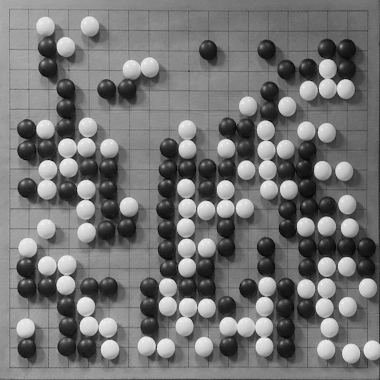
#> input picture warped/w_IMG_0707.png, 380 x 380 px
$ jupyter execute StoneClassifierDataPrep.ipynb
#> lines starting #> are read from the running program, lines starting #| are printed output that depends on the picture
[cell 1]
import os
import numpy as np
from matplotlib import pyplot as plt
import cv2
import xml.etree.ElementTree as ET

[cell 2]
TARGET_RES = 380 # 19x20

[cell 3]
def warp_to_gray_and_equalize(img, rect):
    gray = cv2.cvtColor(img, cv2.COLOR_BGR2GRAY)
    rows, cols = gray.shape
    assert (rows >= TARGET_RES and cols >= TARGET_RES), "input res too low"
    target_corners = np.float32([[0, 0], [TARGET_RES, 0],
                                [TARGET_RES, TARGET_RES], [0, TARGET_RES]])
    M = cv2.getPerspectiveTransform(rect, target_corners)

    #actual transform, result is already cropped by process:
    warped = cv2.warpPerspective(gray, M, (TARGET_RES, TARGET_RES))
    #adaptive histogram equalization:
    clahe = cv2.createCLAHE(clipLimit=2.0, tileGridSize=(8, 8))
    return warped

[cell 4]
def warp_labeled():
    for file in os.listdir('./images/'):
        #print(file)
        img = cv2.imread('./images/'+file)
        points = {}
        tree = ET.parse('labels/'+file.rstrip('png')+'xml')
        root = tree.getroot()
        for obj in root.findall('object'):
            tag = obj.find('name').text
            x = obj.find('point').find('x1').text
            y = obj.find('point').find('y1').text
            points[tag] = [x,y]
        rect = np.float32([points['ul_board_corner'],points['dl_board_corner'],
                    points['dr_board_corner'],points['ur_board_corner']])
        warped = warp_to_gray_and_equalize(img,rect)
        cv2.imwrite('./warped/w_'+file, warped)

[cell 5]
def cut_segments(img):
    size = TARGET_RES // 19
    result = []
    for x in range(19):
        for y in range(19):
            segment = img[x*size:(x+1)*size, y*size:(y+1)*size]
            result.append(segment)
    return result

[cell 6]
def batch_segment():
    for file in os.listdir('./warped_for_segmentation/'):
        img = cv2.imread('./warped_for_segmentation/'+file, cv2.IMREAD_GRAYSCALE)
        segments = cut_segments(img)
        for i, segment in enumerate(segments):
            cv2.imwrite('./segments/'+str(i)+'_'+file, segment)

[cell 7]
#test segmentation
img = cv2.imread('./warped/w_IMG_0707.png', cv2.IMREAD_GRAYSCALE)
#> img is the input picture: shape (380, 380); min 1, max 243, mean 116.4
segments = cut_segments(img)
#> after the loop in cut_segments, `for x in range(19):`: result = 361 items
#> segments = 361 items
print(len(segments))
#| 361
sample = segments[6]
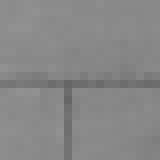
#> sample: shape (20, 20) (shown 8 times larger); min 101, max 145, mean 135.2
print(sample.shape)
#| (20, 20)
plt.imshow(sample, cmap = 'gray', interpolation = 'bicubic')
plt.show()
